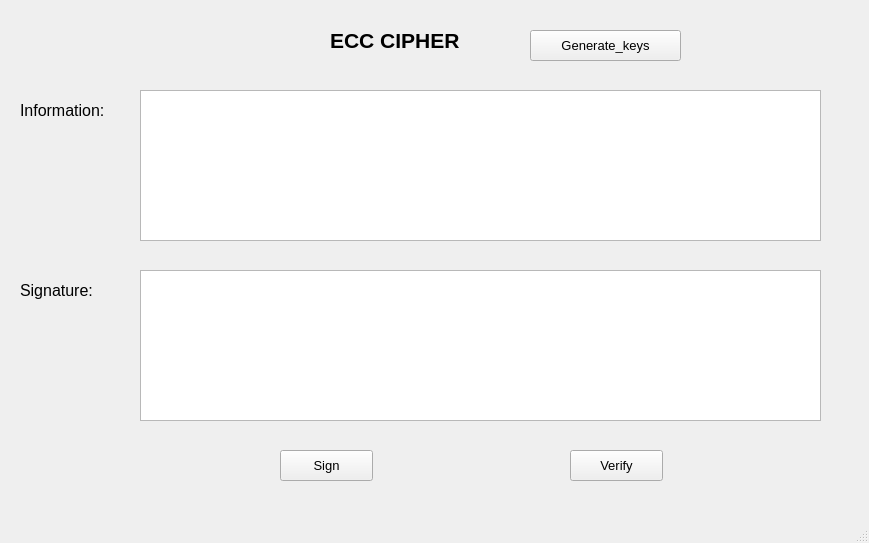
<?xml version="1.0" encoding="UTF-8"?>
<ui version="4.0">
 <class>MainWindow</class>
 <widget class="QMainWindow" name="MainWindow">
  <property name="geometry">
   <rect>
    <x>0</x>
    <y>0</y>
    <width>869</width>
    <height>543</height>
   </rect>
  </property>
  <property name="windowTitle">
   <string>MainWindow</string>
  </property>
  <widget class="QWidget" name="centralwidget">
   <widget class="QLabel" name="label_5">
    <property name="geometry">
     <rect>
      <x>20</x>
      <y>270</y>
      <width>121</width>
      <height>41</height>
     </rect>
    </property>
    <property name="font">
     <font>
      <pointsize>12</pointsize>
     </font>
    </property>
    <property name="text">
     <string>Signature:</string>
    </property>
   </widget>
   <widget class="QPushButton" name="btn_sign">
    <property name="geometry">
     <rect>
      <x>280</x>
      <y>450</y>
      <width>93</width>
      <height>31</height>
     </rect>
    </property>
    <property name="font">
     <font>
      <pointsize>10</pointsize>
     </font>
    </property>
    <property name="text">
     <string>Sign</string>
    </property>
   </widget>
   <widget class="QTextEdit" name="txt_sign">
    <property name="geometry">
     <rect>
      <x>140</x>
      <y>270</y>
      <width>681</width>
      <height>151</height>
     </rect>
    </property>
    <property name="font">
     <font>
      <pointsize>12</pointsize>
     </font>
    </property>
   </widget>
   <widget class="QPushButton" name="btn_verify">
    <property name="geometry">
     <rect>
      <x>570</x>
      <y>450</y>
      <width>93</width>
      <height>31</height>
     </rect>
    </property>
    <property name="font">
     <font>
      <pointsize>10</pointsize>
     </font>
    </property>
    <property name="text">
     <string>Verify</string>
    </property>
   </widget>
   <widget class="QLabel" name="label">
    <property name="geometry">
     <rect>
      <x>20</x>
      <y>90</y>
      <width>111</width>
      <height>41</height>
     </rect>
    </property>
    <property name="font">
     <font>
      <pointsize>12</pointsize>
     </font>
    </property>
    <property name="text">
     <string>Information:</string>
    </property>
   </widget>
   <widget class="QLabel" name="label_2">
    <property name="geometry">
     <rect>
      <x>330</x>
      <y>20</y>
      <width>181</width>
      <height>41</height>
     </rect>
    </property>
    <property name="font">
     <font>
      <pointsize>16</pointsize>
      <weight>75</weight>
      <bold>true</bold>
     </font>
    </property>
    <property name="text">
     <string>ECC CIPHER</string>
    </property>
   </widget>
   <widget class="QTextEdit" name="txt_info">
    <property name="geometry">
     <rect>
      <x>140</x>
      <y>90</y>
      <width>681</width>
      <height>151</height>
     </rect>
    </property>
    <property name="font">
     <font>
      <pointsize>12</pointsize>
     </font>
    </property>
   </widget>
   <widget class="QPushButton" name="btn_gen_keys">
    <property name="geometry">
     <rect>
      <x>530</x>
      <y>30</y>
      <width>151</width>
      <height>31</height>
     </rect>
    </property>
    <property name="font">
     <font>
      <pointsize>10</pointsize>
     </font>
    </property>
    <property name="text">
     <string>Generate_keys</string>
    </property>
   </widget>
  </widget>
  <widget class="QMenuBar" name="menubar">
   <property name="geometry">
    <rect>
     <x>0</x>
     <y>0</y>
     <width>869</width>
     <height>21</height>
    </rect>
   </property>
  </widget>
  <widget class="QStatusBar" name="statusbar"/>
 </widget>
 <resources/>
 <connections/>
</ui>
